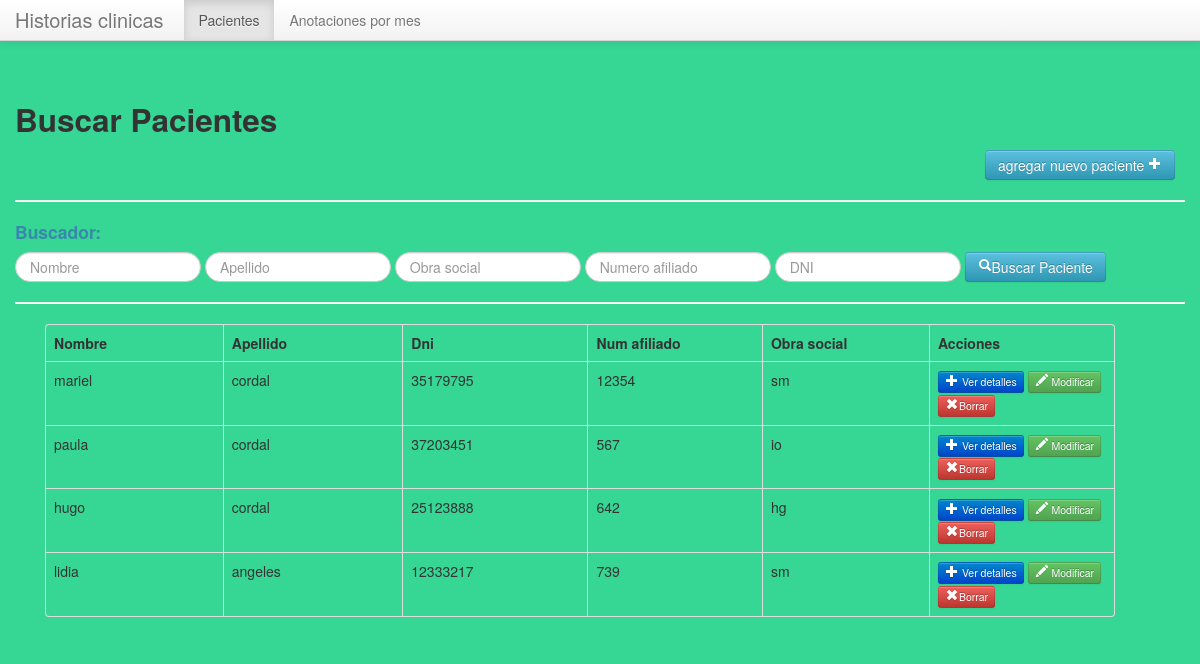
The page /paciente/busquedapaciente.php on the database as committed earlier.
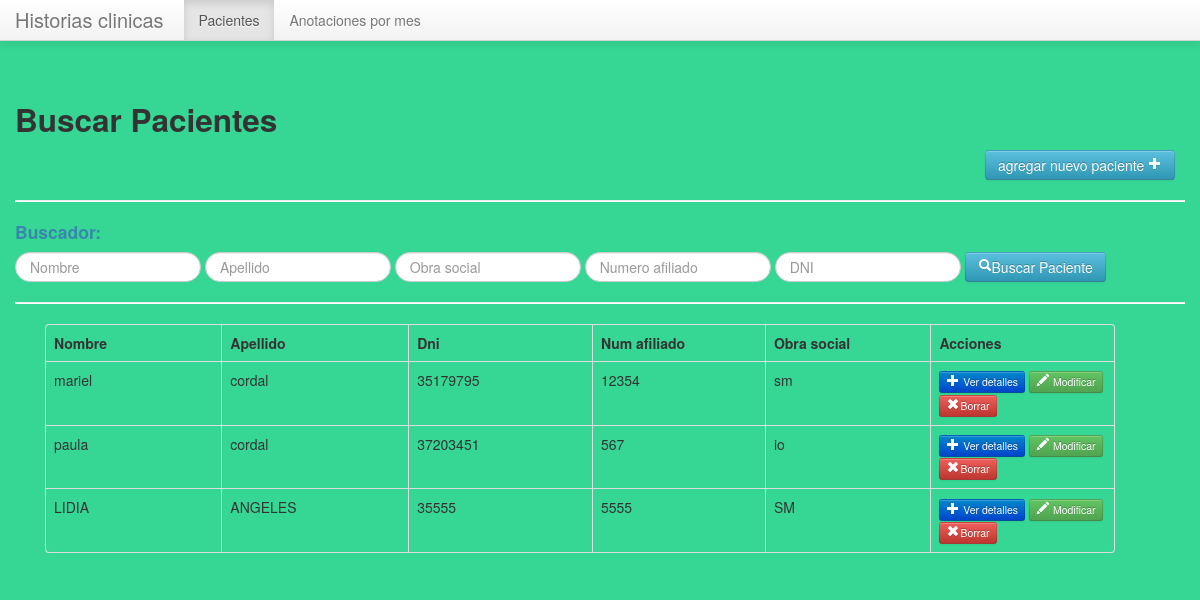
The same page on the database as committed later.
### tables this page shows
CREATE TABLE IF NOT EXISTS `paciente` (
  `numeroAfiliado` int(30) NOT NULL,
  `nombre` varchar(255) NOT NULL,
  `apellido` varchar(255) NOT NULL,
  `dni` int(8) NOT NULL,
  `sexo` varchar(255) NOT NULL,
  `edad` int(11) NOT NULL,
  `obraSocial` varchar(255) NOT NULL,
  `fechaIngreso` date NOT NULL,
  `observaciones` text NOT NULL,
  `cantrx` int(50) NOT NULL,
  `dom` text NOT NULL,
  `localidad` varchar(255) NOT NULL,
  `telefono` int(11) NOT NULL,
  `celular` int(11) NOT NULL,
  `email` varchar(255) NOT NULL,
  `tratamiento` varchar(255) NOT NULL,
  `alergia` varchar(255) NOT NULL,
  `cardiaco` int(2) NOT NULL,
  `presion` varchar(10) NOT NULL,
  `epilepsia` varchar(2) NOT NULL,
  `hepatitis` varchar(2) NOT NULL,
  `diabetico` varchar(2) NOT NULL,
  `asma` varchar(2) NOT NULL,
  `ulceras` varchar(2) NOT NULL,
  `hiv` varchar(2) NOT NULL,
  `id` int(11) NOT NULL AUTO_INCREMENT,
  `eliminado` tinyint(1) NOT NULL,
  PRIMARY KEY (`id`)
);

### paciente/busquedapaciente.php (the view, shortened to what this page needs)
<?php
$activo = "paciente"?>
<!DOCTYPE html>
<html>
  <head>
        <link href="../css/bootstrap.min.css" rel="stylesheet" media="screen">
        <link href="../css/bootstrap-responsive.css" rel="stylesheet" media="screen">
   </head>
   <body>
   <div class="navbar navbar-fixed-top">
        <div class="navbar-inner">
           <div class="container">
            <a class="brand" href="/SistemaOdonto/index.php">Historias clinicas  </a>
            <ul class="nav">
                <li class="<?php echo ($activo == "paciente") ? 'active' : ''; ?>"><a href="/SistemaOdonto/paciente/busquedapaciente.php">Pacientes</a></li>
                <li class="<?php echo ($activo == "Anotaciones por mes") ? 'active' : ''; ?>"><a href="/SistemaOdonto/anotaciones/anotacionpormes.php">Anotaciones por mes</a></li>
            </ul>
           </div>
        </div>
   </div>
       <div class="container" >
              <h2 >  Buscar Pacientes</h2>
             <div class="row">
                     <div class="span10">
                     </div>
                        <a class="btn btn-info"href="/SistemaOdonto/paciente/altapaciente.php">agregar nuevo paciente <i class="icon-plus icon-white"></i></a>
             </div>
              <hr >
               <h4 class="text-info">Buscador: </h4>
               <form class="form-search" action="busquedapaciente.php" method="GET" id="formBusqueda">
                    <fieldset>
                        <input type="text" placeholder="Nombre" class="span2 search-query" id ="nombre" name="nombre" onKeyUp="this.value=this.value.toUpperCase();">
                        <input type="text" placeholder="Apellido" class="span2 search-query" id ="apellido" name="apellido" onKeyUp="this.value=this.value.toUpperCase();">
                        <input type="text" id="obraSocial" name="obraSocial" placeholder="Obra social" class="span2 search-query" >
                        <input type="text" id="numeroAfiliado" name="numeroAfiliado" placeholder="Numero afiliado" class="span2 search-query" autocomplete="off" onKeyUp="this.value=this.value.toUpperCase();">
                        <input type="text" id="dni" name="dni" placeholder="DNI" class="span2 search-query" autocomplete="off" onKeyUp="this.value=this.value.toUpperCase();">
                        <a class="btn btn-info btn-primary" id="botonBuscar" href="#"> <i class="icon-search icon-white"></i>Buscar Paciente </a>
                    </fieldset>
               </form>
               <hr>
                    <div class="span11">
                        <table id="tabla" class="table table-bordered table-hover " >
                            <thead>
                                <tr>
                                <th id="centrado" class="span8">Nombre</th>
                                <th id="centrado" class="span8">Apellido</th>
                                <th id="centrado" class="span8">Dni</th>
                                <th id="centrado" class="span8">Num afiliado</th>
                                <th id="centrado" class="span8">Obra social</th>
                                <th id="centrado" class="span8">Acciones</th>
                                </tr>
                            </thead>
                            <tbody>
                              <?php
                                $consulta = "SELECT * ".$campoOSid."
                                             FROM paciente as pac
                                             WHERE pac.eliminado = 0";
                               $resultado= mysql_query($consulta);
                                while ($row = mysql_fetch_array($resultado) or die(mysql_error())){
                               ?>
                                <tr class=''>
                                    <td id="centrado"><?php echo $row['nombre'] ?></td>
                                    <td id="centrado"><?php echo $row['apellido'] ?></td>
                                    <td id="centrado"><?php echo $row['dni']?></td>
                                    <td id="centrado"><?php echo $row['numeroAfiliado'] ?></td>
                                    <td id="centrado"><?php echo $row['obraSocial'] ?></td>
                                    <td id="centrado">
                                        <a href="verdetallepaciente.php?id=<?php echo $row['id']?>" class="btn btn-primary btn-mini"><i class="icon-white icon-plus"></i> Ver detalles</a>
                                        <a href="editarpaciente.php?id=<?php echo $row['id']?>" class="btn btn-success btn-mini"><i class="icon-white icon-pencil"></i> Modificar</a>
                                        <a href="borrarpaciente.php?id=<?php echo $row['id']?>" id="borrar" class="btn btn-danger btn-mini"><i class="icon-white icon-remove"></i>Borrar</a>
                                    </td>
                                </tr>
                             <?php }?>

### paciente/busquedapaciente.php (style rules this page uses)
body { background: #36D695; background-repeat: repeat; padding-top: 90px ; }

Rows that differ between the two databases and show on the page:
removed paciente: nombre "hugo", apellido "cordal", dni "25123888", numeroAfiliado "642", obraSocial "hg"
changed paciente: nombre "lidia" → "LIDIA"; apellido "angeles" → "ANGELES"; dni "12333217" → "35555"; numeroAfiliado "739" → "5555"; obraSocial "sm" → "SM"
